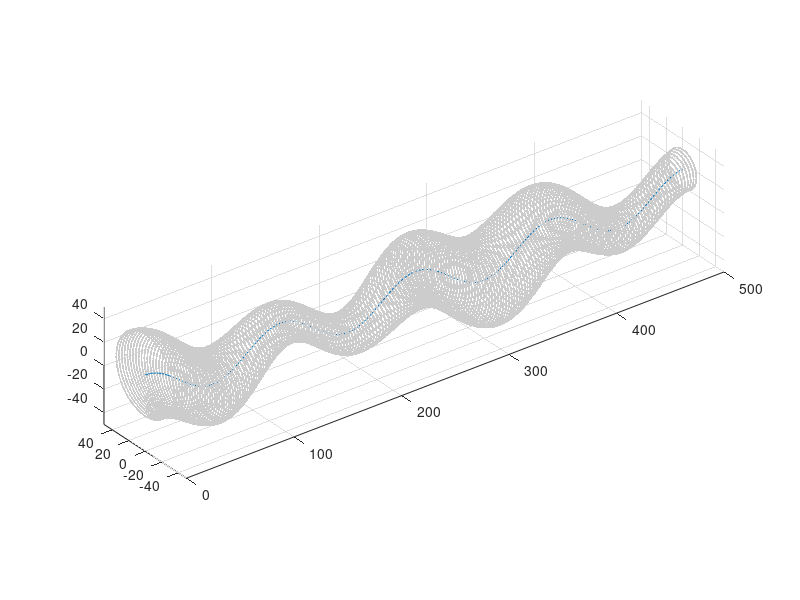

Write MATLAB code to recreate this figure. (Note: this script raises an error after producing the figure.)
clear all
close all

z_c = linspace(0, 500, 200);
k1 = 0.05;
R1 = 15;
R0 = 10;
k2 = 0.02;
midRadius = 25;

y_c = R1 * cos(k1 * z_c);
x_c = zeros(size(z_c));


R_c = R0 * cos(k2 * z_c) + midRadius;


theta = linspace(0, 2 * pi, 200);
[Theta, ZC] = meshgrid(theta, z_c);

Theta = Theta(:);
ZC = ZC(:);

R = R0 * cos(k2 * ZC) + midRadius;

YC = R1 * cos(k1 * ZC);
XC = zeros(size(ZC));


figure(1)

X = XC + R .* cos(Theta);
Y = YC + R .* sin(Theta);
scatter3(ZC, X, Y, 2, [0.8, 0.8, 0.8],'filled')
pbaspect([5 ,1, 1])
ylim([-50, 50])
zlim([-50, 50])
hold on
plot3(z_c, x_c, y_c);

X = reshape(X, 200, 200);
Y = reshape(Y, 200, 200);
Z = reshape(ZC, 200, 200);

figure(5)
% Draw vessle
[TRI,v]= surf2patch(X,Y,Z,'triangle'); 
patch('Vertices',v,'Faces',TRI,'facecolor',[1 0 0 ],'facealpha',0.2, 'EdgeColor',       'none');
view(3)
pbaspect([1,1, 5])
ylim([-50, 50])
xlim([-50, 50])
